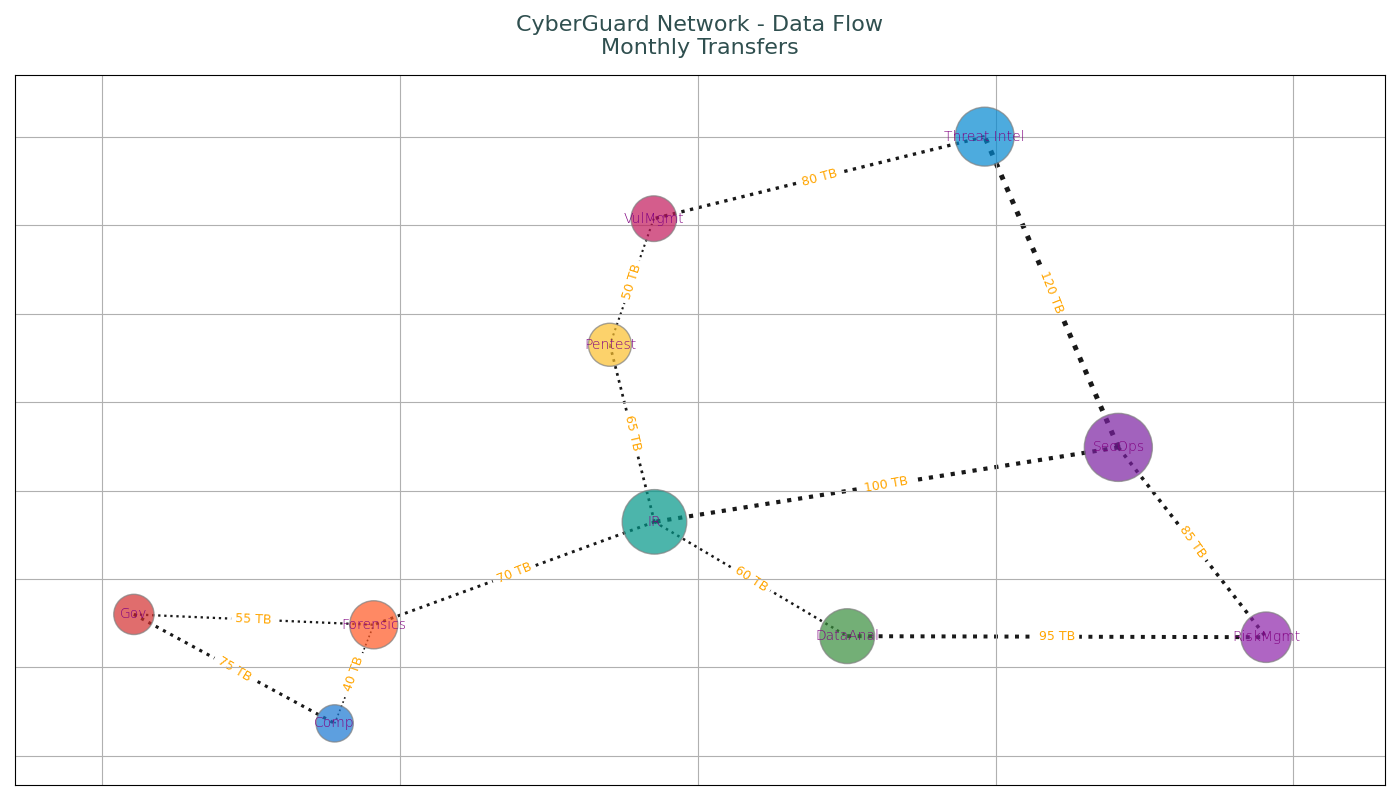

This chart was generated by the following Python code:
import matplotlib.pyplot as plt
import networkx as nx

departments = [
    "SecOps", "Threat Intel", "IR", 
    "VulMgmt", "Pentest", "Gov", 
    "Comp", "Forensics", "DataAnal", "RiskMgmt"
]
data_capacity = [200, 150, 180, 90, 80, 70, 60, 100, 130, 110]

data_transfer = [
    ("SecOps", "Threat Intel", 120),
    ("SecOps", "IR", 100),
    ("Threat Intel", "VulMgmt", 80),
    ("IR", "Forensics", 70),
    ("IR", "Pentest", 65),
    ("VulMgmt", "Pentest", 50),
    ("Gov", "Comp", 75),
    ("Comp", "Forensics", 40),
    ("Forensics", "Gov", 55),
    ("DataAnal", "RiskMgmt", 95),
    ("RiskMgmt", "SecOps", 85),
    ("DataAnal", "IR", 60)
]

G = nx.Graph()
G.add_nodes_from(departments)
G.add_weighted_edges_from(data_transfer)

pos = nx.kamada_kawai_layout(G)

# Manually shuffled colors
node_colors = ['#7B1FA2', '#0288D1', '#009688', '#C2185B', '#FBC02D', 
               '#D32F2F', '#1976D2', '#FF5722', '#388E3C', '#8E24AA']
node_sizes = [size * 12 for size in data_capacity]

fig, ax = plt.subplots(figsize=(14, 8))

nx.draw_networkx_nodes(G, pos, node_color=node_colors, node_size=node_sizes, alpha=0.7, edgecolors='gray')
edge_weights = nx.get_edge_attributes(G, 'weight')
nx.draw_networkx_edges(G, pos, width=[0.03 * weight for weight in edge_weights.values()], alpha=0.9, style='dotted')
nx.draw_networkx_labels(G, pos, font_size=10, font_weight='light', font_color='purple')

edge_labels = {(u, v): f"{d['weight']} TB" for u, v, d in G.edges(data=True)}
nx.draw_networkx_edge_labels(G, pos, edge_labels=edge_labels, font_color='orange', font_size=9)

plt.title("CyberGuard Network - Data Flow\nMonthly Transfers", fontsize=16, fontweight='regular', color='darkslategray', pad=15)
ax.axis('on')
ax.grid(True)

plt.tight_layout()
plt.show()
